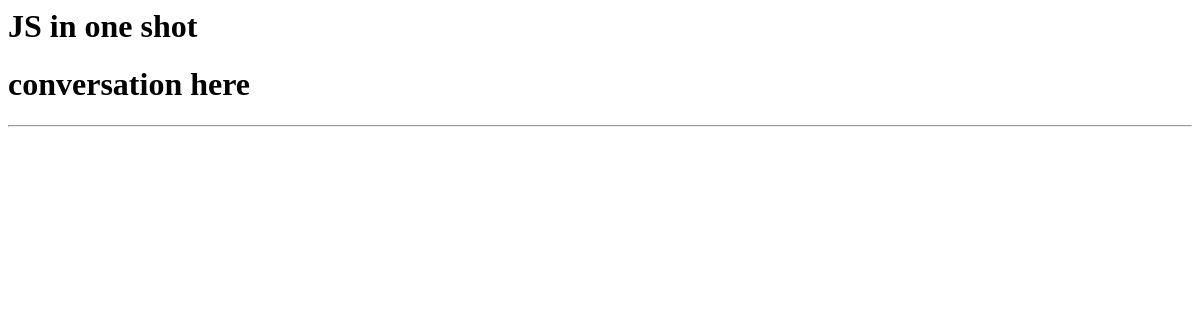
Page /room/6 on the earlier database version.
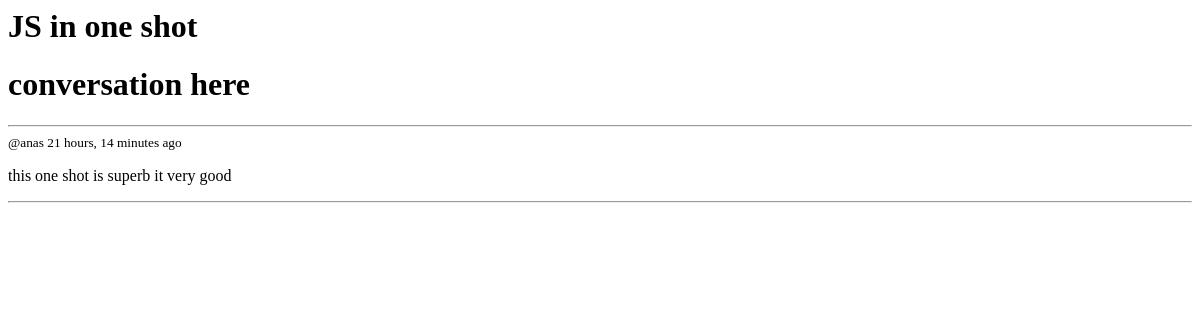
Same page on the later database version.
### base/models.py (models this page shows, shortened)
class Message(models.Model):
    user = models.ForeignKey(User, on_delete=models.CASCADE)
    room = models.ForeignKey(Room, on_delete=models.CASCADE)
    body = models.TextField()
    updated = models.DateTimeField(auto_now=True)
    created = models.DateTimeField(auto_now_add=True)

### base/views.py (the view, shortened to what this page needs)
# urls.py: path('room/<int:room_id>', views.room_view, name='room'),
def room_view(request, room_id):
    rooms = Room.objects.get(id=room_id)
    messages=rooms.message_set.all().order_by('-created')
    return render(request, 'base/room.html', {'room': rooms,'messages':messages})

### base/templates/base/room.html (shortened to what this page needs)
<h1>{{room.name}}</h1>
<div class="comment_wrapper">
  <h1>conversation here</h1>
  <hr />
  {% for message in messages%}
  <div>
    <small>@{{message.user}} {{message.created|timesince}} ago</small>
    <p>{{message.body}}</p>
    <hr />
  </div>
  {% endfor %}
</div>

Differences in the rows shown:
added Message: user "anas", created "21 hours, 14 minutes", body "this one shot is superb it very good"
